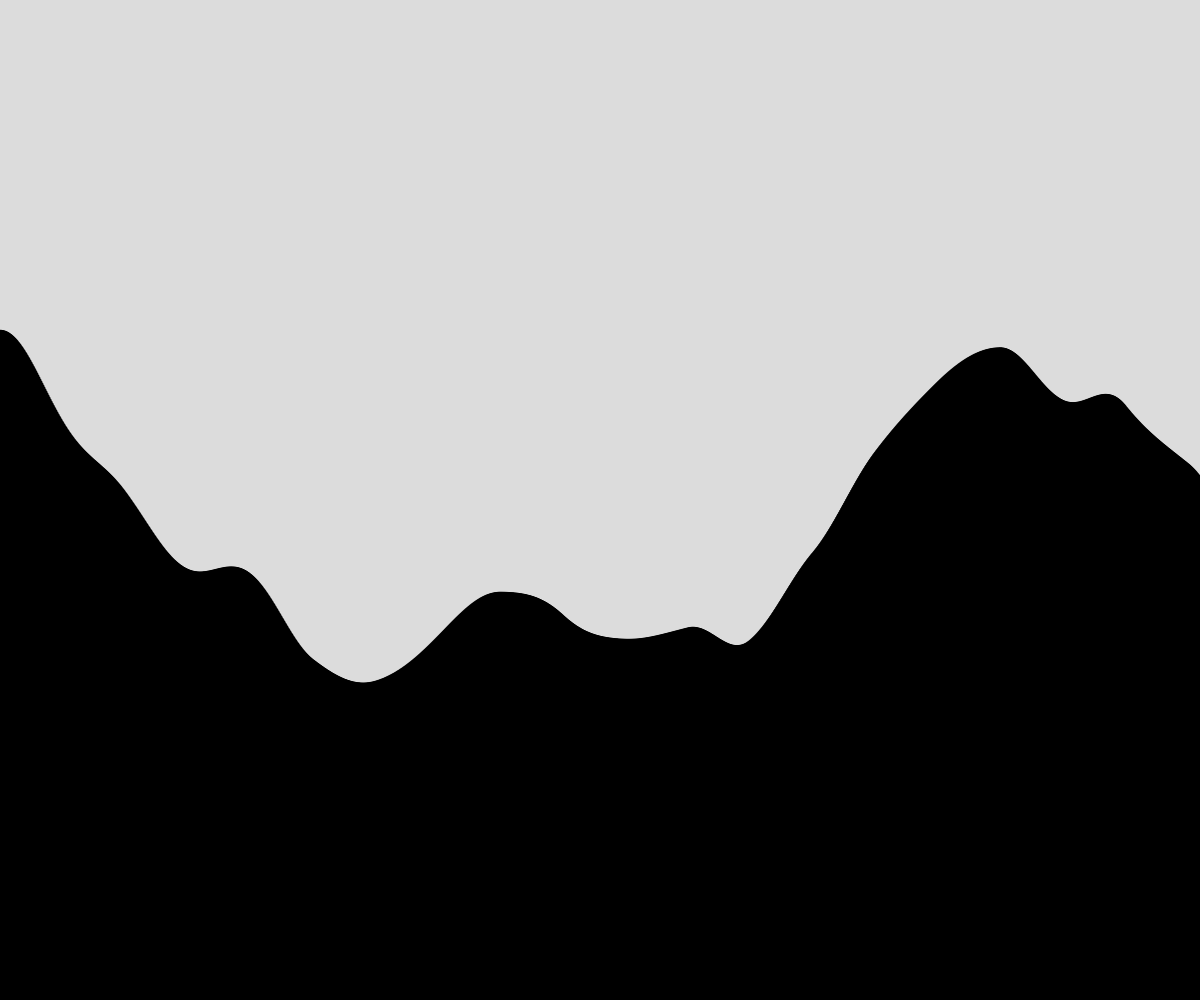
Frame 1 (no input)
Frame 60 (no input): identical to frame 1, image omitted
Frame 120 (the mouse pressed at the canvas centre since frame 60): identical to frame 1, image omitted

The p5.js sketch that drew this single still picture (run headless with seeded random() and noise() and a simulated clock; from frame 60 on, the mouse is pressed at the canvas centre):

// p5.js sketch
// ── sketch.js
// Terrain generation

let heights = [];
let numberOfRectangles;


function setup() {
  createCanvas(windowWidth, windowHeight);
  numberOfRectangles = width;
  generateTerrain(numberOfRectangles);
}

function draw() {
  background(220);
  displayTerrain();
}

function displayTerrain() {
  let rectWidth = width/numberOfRectangles;
  fill("black");
  for(let i=0; i<heights.length; i++){
    rect(i*rectWidth, height-heights[i], rectWidth, heights[i]);
  }
}

function generateTerrain(howMany) {
  let time = 0;
  let dTime = 0.002;

  for (let i=0; i<howMany; i++) {
    let currentHeight = noise(time)*height;
    heights.push(currentHeight);
    time += dTime;
  }
}
